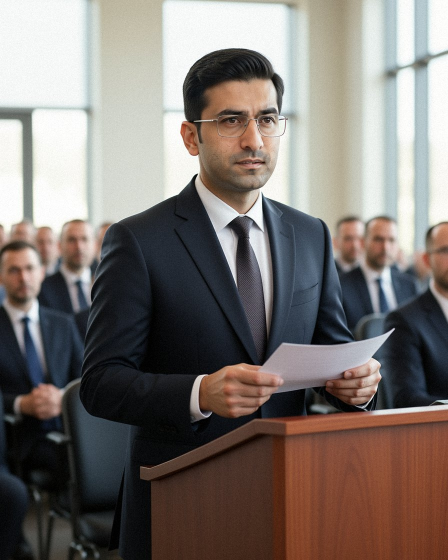
#> input picture images/Aidar_Maksat_2024.jpg, 896 x 1120 px (shown at 1/2 size)
$ python process.py ../../images/Aidar_Maksat_2024.jpg out.png
#> lines starting #> are read from the running program, lines starting #| are printed output that depends on the picture
"""Crop, clean up and finish a 1536x864 render as a 1152x864 wiki JPG.

    python3 tools/comfyui/process.py in.png out.jpg --crop X [--blur x0,y0,x1,y1 ...] [--soft ...] [--flag ...] [--hue H] [--desat ...] [--gray] [--strength S] [--seed N]

Coordinates are in the original 1536x864 frame. --blur pixelates a box (small plates and signs); --soft is a feathered
Gaussian blur that reads as depth of field (advertising boards, lettering on buildings); --flag repaints the saturated
pixels in a box crimson (or --hue, OpenCV hue 0-179; 103 is UN blue); --desat tones down red patches (wind-burnt cheeks
that come out like paint); --gray converts to black and white. Finishes with camera_look.py at --strength (default 0.35)."""
import argparse, subprocess, numpy as np, cv2
from PIL import Image, ImageFilter
ap=argparse.ArgumentParser(); ap.add_argument("src"); ap.add_argument("dst")
ap.add_argument("--crop",type=int,default=192); ap.add_argument("--blur",nargs="*",default=[]); ap.add_argument("--flag",nargs="*",default=[])
ap.add_argument("--seed",type=int,default=1); ap.add_argument("--strength",type=float,default=0.35); ap.add_argument("--gray",action="store_true"); ap.add_argument("--hue",type=int,default=178); ap.add_argument("--desat",nargs="*",default=[]); ap.add_argument("--soft",nargs="*",default=[])
a=ap.parse_args()
im=Image.open(a.src).convert("RGB")
#> im is the input picture: PIL image 896x1120 RGB; mean R, G, B 124.4, 116.5, 111.8
for b in a.blur:
    x0,y0,x1,y1=map(int,b.split(","))
    reg=im.crop((x0,y0,x1,y1)); w,h=reg.size
    reg=reg.resize((max(1,w//6),max(1,h//6)),Image.BILINEAR).resize((w,h),Image.BILINEAR).filter(ImageFilter.GaussianBlur(2))
    im.paste(reg,(x0,y0))
for b in a.soft:
    x0,y0,x1,y1=map(int,b.split(","))
    bl=im.filter(ImageFilter.GaussianBlur(3.5))
    m=Image.new("L",im.size,0);
    from PIL import ImageDraw; ImageDraw.Draw(m).rectangle((x0,y0,x1,y1),fill=255)
    m=m.filter(ImageFilter.GaussianBlur(6))
    im=Image.composite(bl,im,m)
arr=np.asarray(im).copy()
for b in a.flag:
    x0,y0,x1,y1=map(int,b.split(","))
    reg=arr[y0:y1,x0:x1]; hsv=cv2.cvtColor(reg,cv2.COLOR_RGB2HSV)
    m=(hsv[...,1]>70).astype(np.uint8)
    m=cv2.morphologyEx(cv2.dilate(m,np.ones((3,3),np.uint8)),cv2.MORPH_CLOSE,np.ones((5,5),np.uint8)).astype(bool)
    hsv[...,0][m]=a.hue; hsv[...,1][m]=np.maximum(hsv[...,1][m],200)
    hsv[...,2][m]=np.clip(hsv[...,2][m].astype(int)*0.8,0,255).astype(np.uint8)
    arr[y0:y1,x0:x1]=cv2.cvtColor(hsv,cv2.COLOR_HSV2RGB)
for b in a.desat:
    x0,y0,x1,y1=map(int,b.split(","))
    reg=arr[y0:y1,x0:x1]; hsv=cv2.cvtColor(reg,cv2.COLOR_RGB2HSV).astype(np.float32)
    red=((hsv[...,0]<12)|(hsv[...,0]>168))&(hsv[...,1]>60)
    w=cv2.GaussianBlur(red.astype(np.float32),(0,0),4)
    hsv[...,1]*=1-0.6*w
    arr[y0:y1,x0:x1]=cv2.cvtColor(hsv.astype(np.uint8),cv2.COLOR_HSV2RGB)
im=Image.fromarray(arr).crop((a.crop,0,a.crop+1152,864))
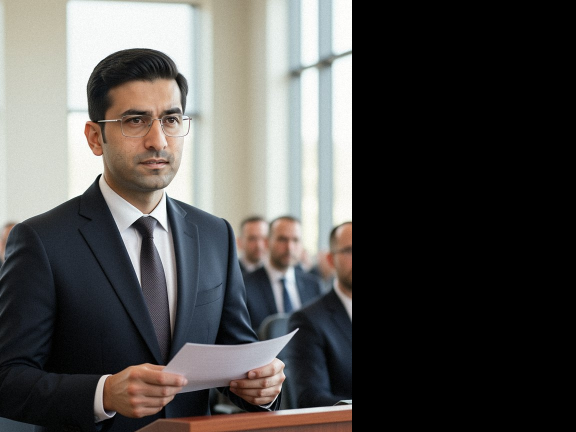
#> im: PIL image 1152x864 RGB (shown at 1/2 size); mean R, G, B 81.3, 79.8, 77.8
if a.gray: im=im.convert("L").convert("RGB")
tmp=a.dst+".tmp.png"; im.save(tmp)
#> (the run stopped early here; a loop or call above may not have finished)

$ run again, on images/Amanbek_Alimbekov_1992_balcony.jpg
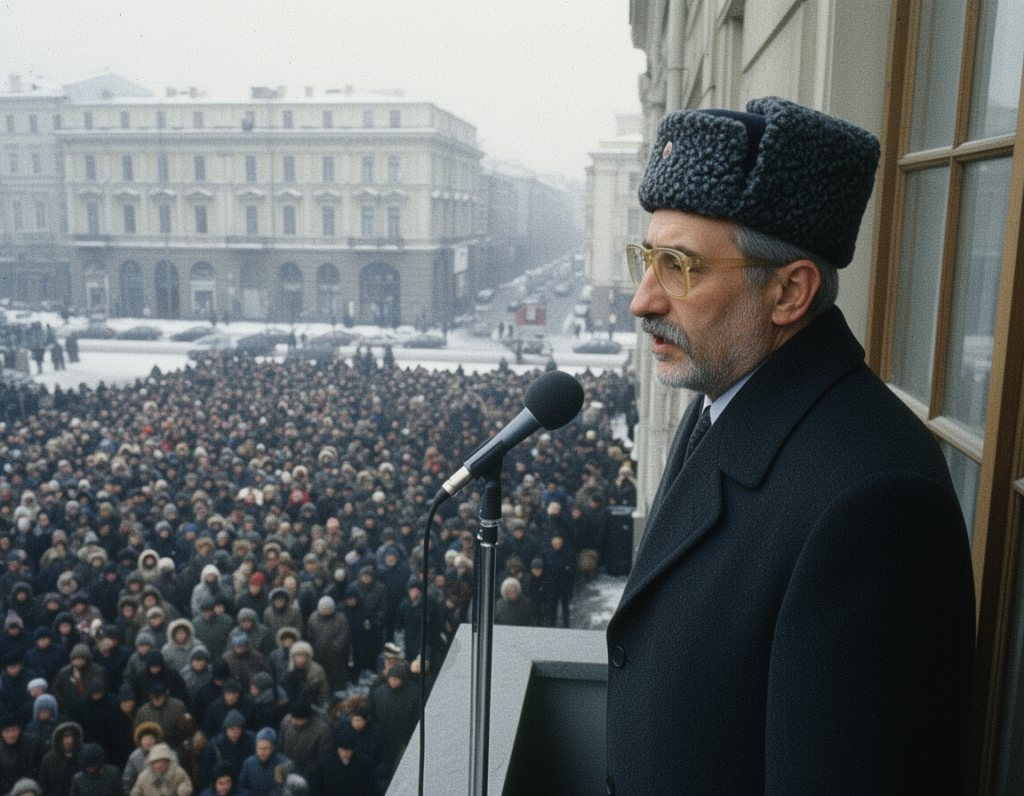
#> input picture images/Amanbek_Alimbekov_1992_balcony.jpg, 1024 x 796 px
#> im is the input picture: PIL image 1024x796 RGB; mean R, G, B 100.4, 104.9, 105.7
#> `im=Image.fromarray(arr).crop((a.crop,0,a.crop+1152,864))`:
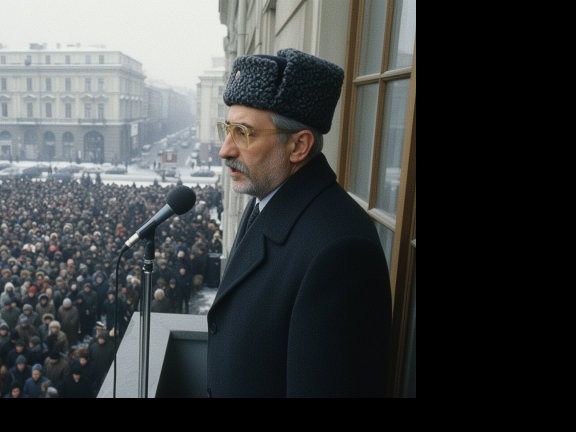
#> im: PIL image 1152x864 RGB (shown at 1/2 size); mean R, G, B 64, 66.7, 66.9

$ run again, on images/Ar_Namys_oath_over_bread.jpg
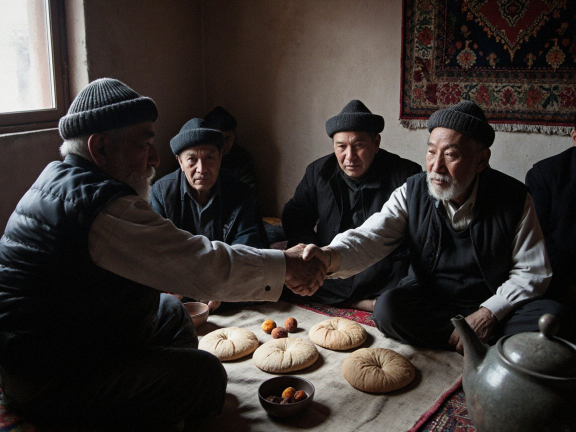
#> input picture images/Ar_Namys_oath_over_bread.jpg, 1152 x 864 px (shown at 1/2 size)
#> im is the input picture: PIL image 1152x864 RGB; mean R, G, B 57, 50.9, 48.2
#> `im=Image.fromarray(arr).crop((a.crop,0,a.crop+1152,864))`:
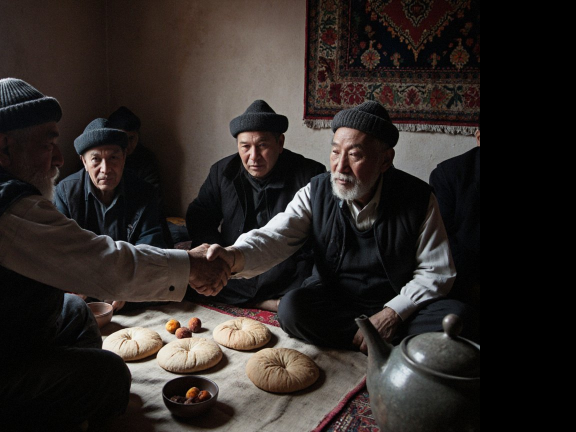
#> im: PIL image 1152x864 RGB (shown at 1/2 size); mean R, G, B 46.3, 40.5, 37.7

$ run again, on images/Arsha_juniper.jpg
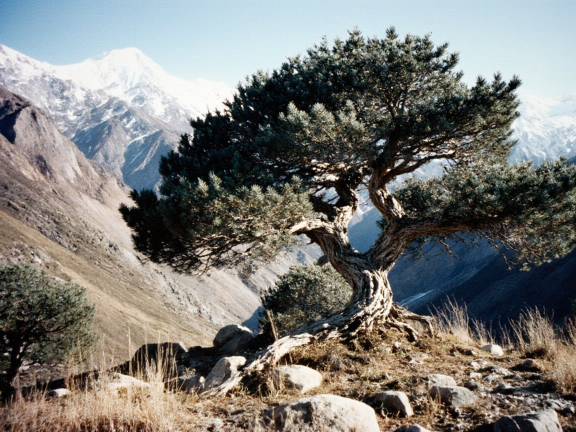
#> input picture images/Arsha_juniper.jpg, 1152 x 864 px (shown at 1/2 size)
#> im is the input picture: PIL image 1152x864 RGB; mean R, G, B 122.7, 121.9, 117.9
#> `im=Image.fromarray(arr).crop((a.crop,0,a.crop+1152,864))`:
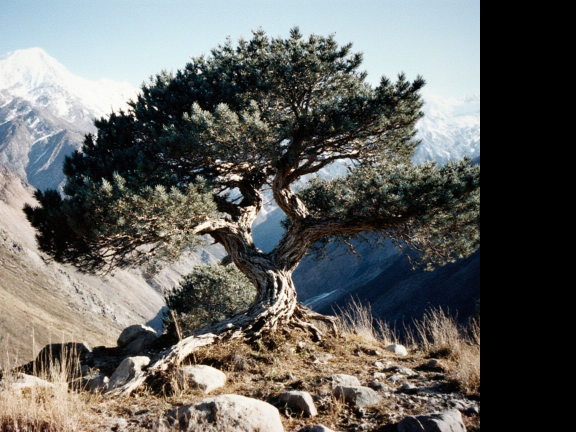
#> im: PIL image 1152x864 RGB (shown at 1/2 size); mean R, G, B 99.8, 99.7, 96.2
